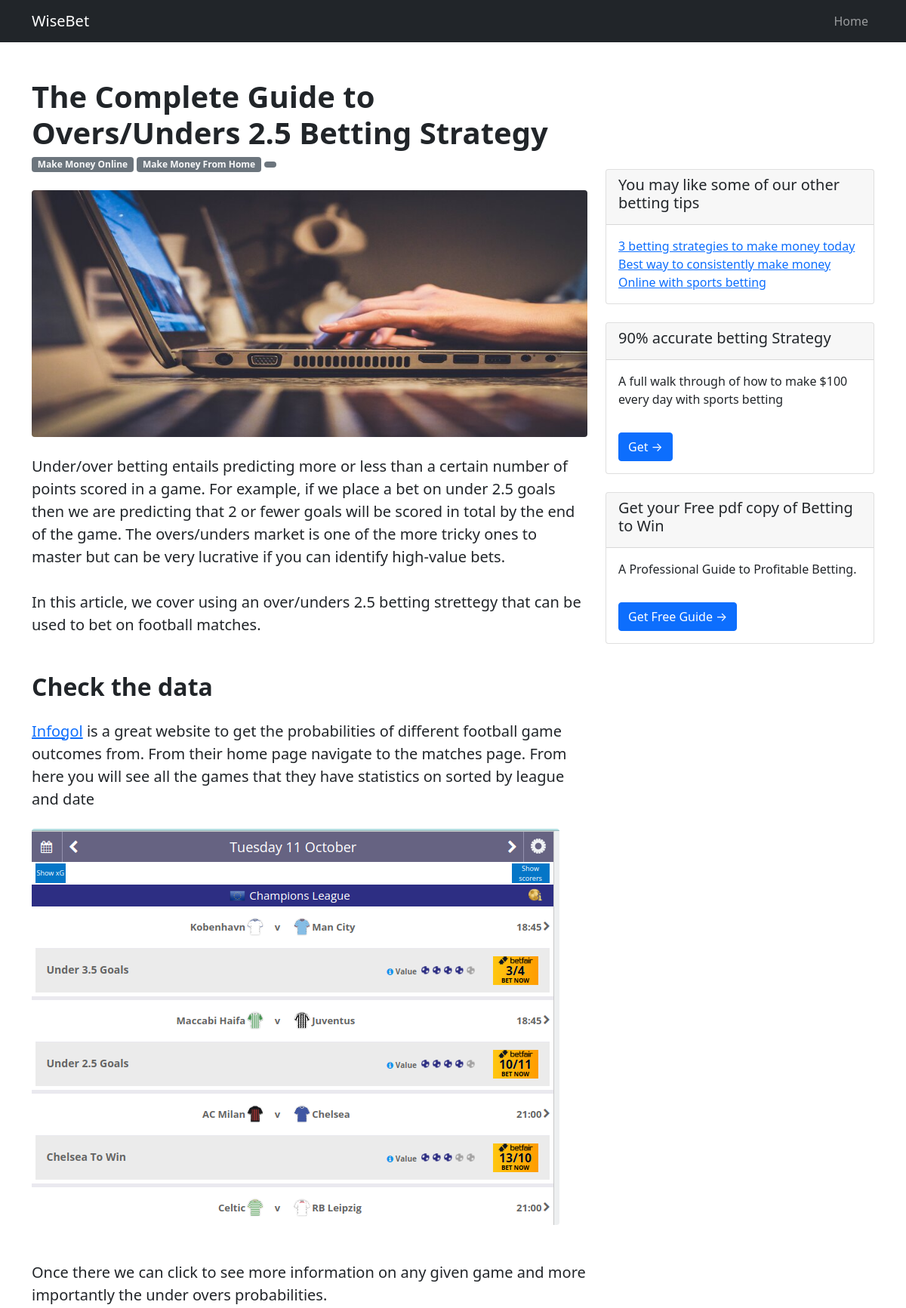
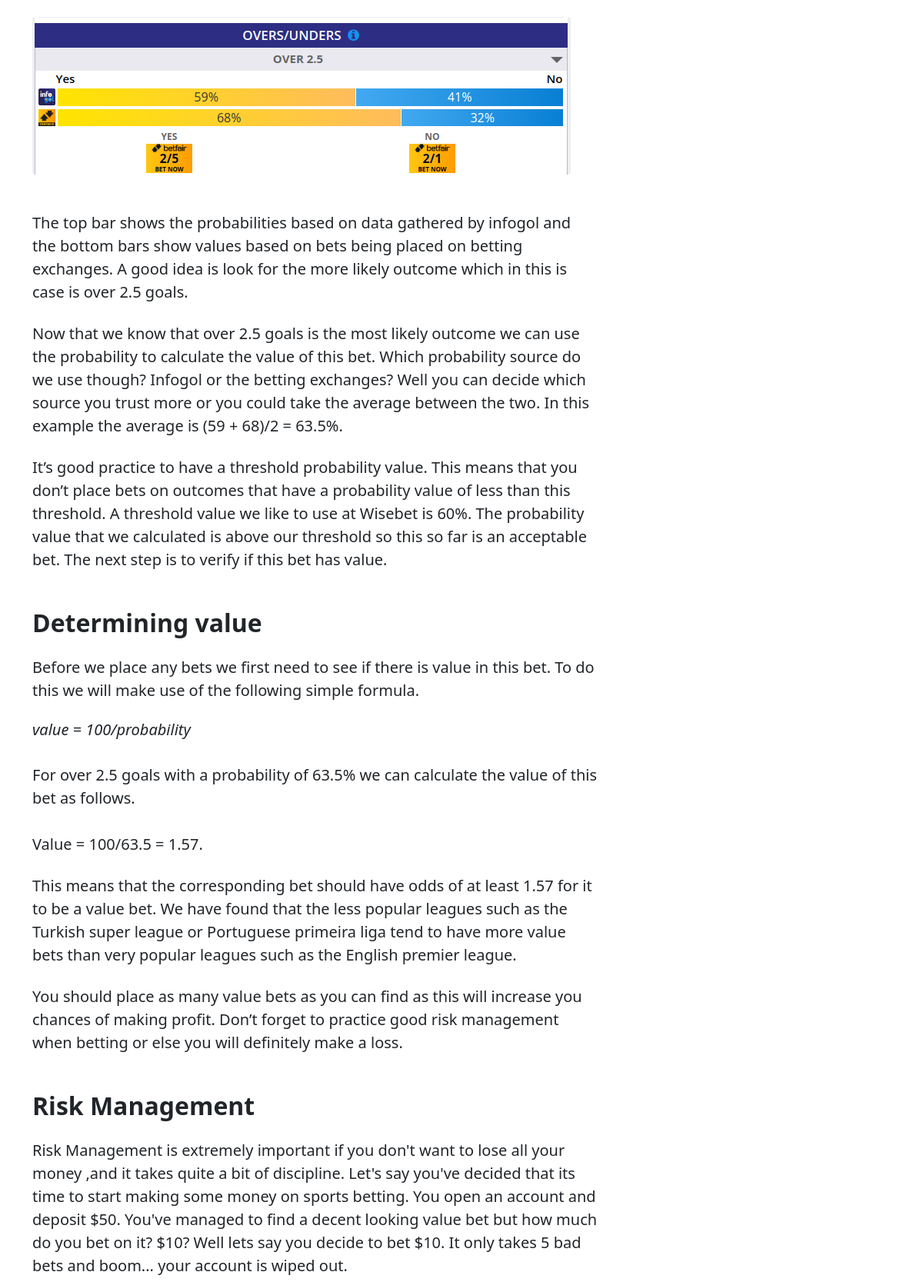
The app's page /over-under-strategy (upper part) with its own data (2 pictures, top to bottom).
### blog/models.py (models this page shows, shortened)
class articles(models.Model):
    name = models.CharField('Article Name', max_length=120)
    url = models.CharField(max_length=120)

class affiliate(models.Model):
    name = models.CharField('Product Name', max_length=120)
    description = models.TextField(blank=True)
    url = models.URLField()

class promotions(models.Model):
    name = models.CharField('promotion', max_length=120)
    description = models.CharField('promotion description', max_length=250)
    url = models.CharField(max_length=120)

### blog/views.py (the view)
# urls.py: path('over-under-strategy',views.over_under,name='over_under'),
def over_under(request):
    title = "The Complete Guide to Overs/Unders 2.5 Betting Strategy"
    promotion = promotions.objects.all()
    ad_list = affiliate.objects.all()
    article_list = articles.objects.exclude(name=title)
    return render(request, 'over_under.html', {"title": title,
                                                       "ad_list": ad_list,
                                                       "article_list": article_list,
                                                       "promotion": promotion,})

### blog/templates/over_under.html (shortened to what this page needs)
{% extends 'bases/post_base.html' %}
{% load static %}
{% block title %}
    {{ title }}
{% endblock %}
{% block tag1 %}
Make Money Online
{% endblock %}
{% block tag2 %}
Make Money From Home
{% endblock %}
{% block more_articles %}
    <div class="card mb-4">
        <div class="card-header"><h5>You may like some of our other betting tips</h5></div>
        <div class="card-body">
            <div class="row">
                    <ul class="list-unstyled mb-0">
                        {% for article in article_list %}
                        <li><a href={{ article.url }}>{{ article.name }}</a></li>
                        {% endfor %}
                    </ul>
            </div>
        </div>
    </div>
{% endblock %}
{% block ads %}
{% for ad in ad_list %}
<div class="card mb-4">
    <div class="card-header"> <h5>{{ ad.name }}</h5></div>
    <div class="card-body">{{ ad.description }} </div>
    <div class="card-body"> <a class="btn btn-primary" href={{ ad.url }}>Get →</a></div>
</div>
{% endfor %}
{% for promo in promotion %}
<div class="card mb-4">
    <div class="card-header"><h5> {{ promo.name }}</h5></div>
    <div class="card-body">{{ promo.description }} </div>
   <div class="card-body"> <a class="btn btn-primary" href="landing-page">Get Free Guide →</a></div>
</div>
{% endfor %}
{% endblock %}
{% block image %}
<figure class="mb-4"><img class="img-fluid rounded" src='{% static "blog/assets/computer.jpg" %}' alt="..." /></figure>
{% endblock %}
{% block article %}
    <p class="fs-5 mb-4">Under/over betting entails predicting more or less than a certain number of points
        scored in a game. For example, if we place a bet on under 2.5 goals then we are predicting that 2 or
        fewer goals will be scored in total by the end of the game. The overs/unders market is one of the
        more tricky ones to master but can be very lucrative if you can identify high-value bets.
        <br><br>
        In this article, we cover using an over/unders 2.5 betting strettegy that can be used to bet on
        football matches.
</p>
    <h2 class="fw-bolder mb-4 mt-5">Check the data </h2>
    <p class="fs-5 mb-4"><a href="https://www.infogol.net/en/matches/today">Infogol</a> is a great website to get the probabilities of different football game
        outcomes from. From their home page navigate to the matches page. From here you will see all the
        games that they have statistics on sorted by league and date
</p>
    <centre >
        <figure class="mb-4" ><img class="img-fluid rounded" src='{% static "blog/assets/ou1.png" %}' alt="..." /></figure>
    </centre>
<br>
        <p class="fs-5 mb-4">Once there we can click to see more information on any given game and more
            importantly the under overs probabilities.
        </p>
    <centre>
        <figure class="mb-4"><img class="img-fluid rounded" src='{% static "blog/assets/ou2.png" %}' alt="..." /></figure>
    </centre>
    <br>
        <p class="fs-5 mb-4"> The top bar shows the probabilities based on data gathered by infogol and the
            bottom bars show values based on bets being placed on betting exchanges. A good idea is look for
            the more likely outcome which in this is case is over 2.5 goals.
        </p>
        <p class="fs-5 mb-4"> Now that we know that  over 2.5 goals is the most likely outcome we can use the
            probability to calculate the value of this bet. Which probability source do we use though? Infogol
            or the betting exchanges? Well you can decide which source you trust more or you could take the
            average between the two. In this example the average is (59 + 68)/2 = 63.5%.
        </p>
        <p class="fs-5 mb-4"> It’s good practice to have a threshold probability value. This means that you
            don’t place bets on outcomes that have a probability value of less than this threshold. A
            threshold value we like to use at Wisebet is 60%.  The probability value that we calculated is
            above our threshold so this so far is an acceptable bet. The next step is to verify if  this bet
            has value.
        </p>
    <h2 class="fw-bolder mb-4 mt-5">Determining value</h2>
    <p class="fs-5 mb-4">Before we place any bets we first need to see if there is value in this bet. To do this
        we will make use of the following simple formula.
    </p>
  <h5> <i>value = 100/probability</i></h5>
<br>
<p class="fs-5 mb-4">For over 2.5 goals with a probability of 63.5% we can calculate the value of this bet
    as follows.
    <br><br>
Value = 100/63.5 = 1.57.
<p class="fs-5 mb-4">This means that the corresponding bet should have odds of at least 1.57 for it to be a
    value bet. We have
    found that the less popular leagues such as the Turkish super league or Portuguese primeira liga tend to
    have more value bets than very popular leagues such as the English premier league.
</p>
<p class="fs-5 mb-4">
You should place as many value bets as you can find as this will increase you chances of making profit.
Don’t forget to practice good risk management when betting or else you will definitely make a loss.
</p>
    <h2 class="fw-bolder mb-4 mt-5">Risk Management</h2>
    <p class="fs-5 mb-4">Risk Management is extremely important if you don't want to lose all your money
        ,and it takes quite a bit of discipline. Let's say you've decided that its time
    to start making some money on sports betting. You open an account and deposit $50.
        You've managed to find a decent looking value bet but how much do you bet on it? $10? Well lets say you decide
    to bet $10. It only takes 5 bad bets and boom... your account is wiped out.</p>
{% endblock %}

### records on screen
articles: name "3 betting strategies to make money today"
articles: name "Best way to consistently make money Online with sports betting"
affiliate: name "90% accurate betting Strategy", description "A full walk through of how to make $100 every day with sports betting"
promotions: name "Get your Free pdf copy of Betting to Win", description "A Professional Guide to Profitable Betting."

### other values on screen
{{ title }} "The Complete Guide to Overs/Unders 2.5 Betting Strategy"
